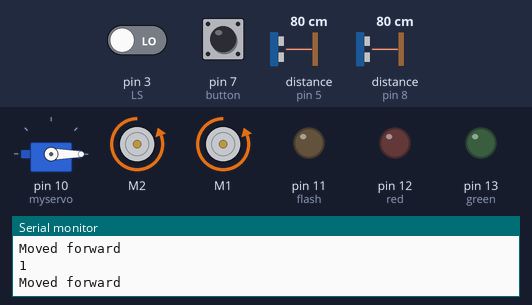
Bench run of a sketch on a simulated Arduino Uno, built with avr-gcc and run on an emulated ATmega328P. Shown: servo, 2 × DC motor (green arrow = forward, orange = backward, longer = faster), output pins drawn as LEDs (lit = HIGH), the last lines printed to the serial monitor. Wiring (inferred from the names in the program): ultrasonic range finder: trigger pin 6; echo pin 5. The test bench sets the inputs (shaded band); at power-on: distance to the obstacle (sensors on pin 5, pin 8) 80 cm, pin 3 (LS) LOW, pin 7 (button) HIGH. The echo pulse lasts 58.3 µs per cm; pins used as bus, display or sensor lines are not drawn.

Above: at 4.8 s.
4.9 s: distance to the obstacle (sensor on pin 5) set to 7 cm
6.4 s: distance to the obstacle (sensor on pin 5) set to 4 cm
At 7.0 s:
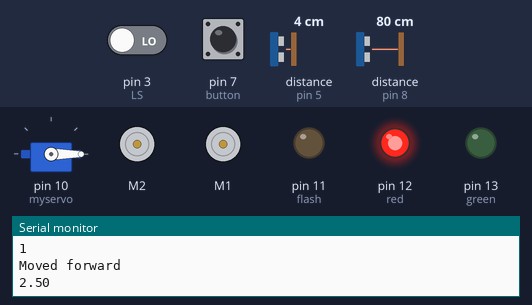
At 14.7 s:
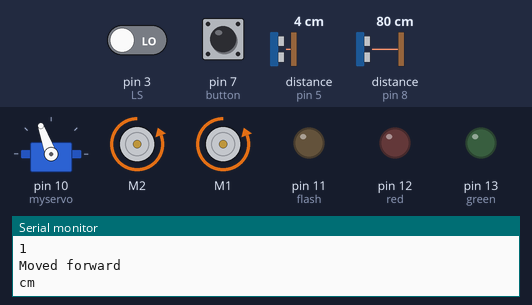
Timing chart, 0 to 46.8 s (numbered marks = the images above; inputs shaded):
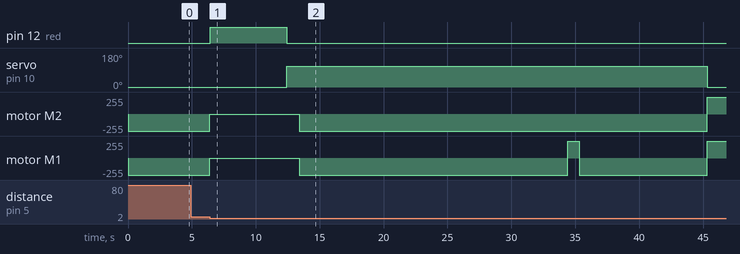

The sketch:

hardcode_return.ino
```cpp
#include <Servo.h>;
#include <Adafruit_MotorShield.h>

// Define all pins
#define HS A0      // hall sensor
#define LS 3      // left sensor
#define RS 1      // right sensor
#define echoPin 5
#define trigPin 6
#define echoPin2 8
#define trigPin2 9
#define button 7
// LED lights
int red = 12;
int green = 13;
int flash = 11;

int trigger = 0;
bool start = 0;

int button_counter = 0;

// Connect motors to according ports
Adafruit_MotorShield AFMS = Adafruit_MotorShield();
Adafruit_DCMotor *myMotor_right = AFMS.getMotor(2);
Adafruit_DCMotor *myMotor_left = AFMS.getMotor(1); // warning this motor is reversed

// Define variables
int threshold = 100;
int change_counter_RRS = 0;
int color_RRS = 1;
int motor_speed = 255;   // Set the speed to start, from 0 (off) to 255 (max speed)
double duration_to_distance = 0.034 / 2;
int distance_threshold = 5;
int illuminate_time = 6000;
double hall_threshold = 0.83;

int block_hold_time;

bool hold_block = false;
bool magnetic = false;
int tunnel_distance = 100;
bool nudge = true;

// below for ultrasonic sensor
long duration; // variable for the duration of sound wave travel
int distance; // variable for the distance measurement
long duration2; // variable for the duration of sound wave travel (ultrasonic on the side)
int distance2; // variable for the distance measurement (ultrasonic on the side)

Servo myservo;


void setup() {
  // Define the ports used as inputs
  pinMode(LS, INPUT);
  pinMode(RS, INPUT);
  pinMode(trigPin, OUTPUT); // Sets the trigPin as an OUTPUT
  pinMode(echoPin, INPUT); // Sets the echoPin as an INPUT
  pinMode(trigPin2, OUTPUT); // Sets the trigPin as an OUTPUT
  pinMode(echoPin2, INPUT); // Sets the echoPin as an INPUT
  pinMode(red, OUTPUT);
  pinMode(green, OUTPUT);
  pinMode(flash, OUTPUT);
  myservo.attach(10);
  pinMode(button, INPUT);


  Serial.begin(9600);           // set up Serial library at 9600 bps
  Serial.println("Adafruit Motorshield v2 - DC Motor");

  if (!AFMS.begin()) {         // create with the default frequency 1.6KHz
  // if (!AFMS.begin(1000)) {  // OR with a different frequency, say 1KHz
    Serial.println("Could not find Motor Shield. Check wiring.");
    while (1);
  }
  Serial.println("Motor Shield found.");

  // Set the speed to start, from 0 (off) to 255 (max speed)
  myMotor_right->setSpeed(motor_speed);
  myMotor_left->setSpeed(motor_speed);
  // turn on motor but don't move
  wait();
  myservo.write(-180);
}

void loop() {
  // Put your main code here, to run repeatedly:
  trigger = digitalRead(button);
  Serial.println(trigger);
  if (trigger == 0 && (button_counter == 0)){
    start = false;
  }

  else{
    start = true;
    button_counter ++;
  }

  if (start == true){
    // digitalWrite(flash, HIGH);

    if (button_counter == 1){
      forward();
      delay(4000);
      Serial.println("Done with initial movement");
    }
  // Move forward
    if(digitalRead(LS) && digitalRead(RS)) {
      forward();
      Serial.println("Moved forward");
      Serial.println(digitalRead(LS));
      Serial.println(digitalRead(RS));

      // For initial movement: use counter to determine when to turn right
      // if ((digitalRead(RRS)) != color_RRS) {
      //   color_RRS = digitalRead(RRS);
      //   change_counter_RRS ++;
      //   Serial.println("Colour change");
      //   Serial.println(change_counter_RRS);
      //   // Turn right at second intersection
      //   if (change_counter_RRS == 3) {
      //     // Turn right using both wheels until right sensor reaches white line
      //     Serial.println("3 Colour Changes Detected");
      //     forward();
      //     delay(1000);
      //     while (digitalRead(LS)) {
      //       Serial.println("Turn right");
      //       right();

      //     }
      //   }
      // }
    }


  // Turn right
    else if ((digitalRead(LS)) && !(digitalRead(RS)) && (change_counter_RRS > 0)) {
      right();
      Serial.println("Turned right");
    }

  // Turn left
    else if (!(digitalRead(LS)) && (digitalRead(RS))) {
      left();
      Serial.println("Turned left");
    }

    else if (!(digitalRead(LS)) && !(digitalRead(RS))) {
      forward();
      Serial.println("Moved forward");
    }


    // the chunk below is for ultrasonic sensor
    // Clears the trigPin condition
    digitalWrite(trigPin, LOW);
    delayMicroseconds(2);
    // Sets the trigPin HIGH (ACTIVE) for 10 microseconds
    digitalWrite(trigPin, HIGH);
    delayMicroseconds(10);
    digitalWrite(trigPin, LOW);
    // Reads the echoPin, returns the sound wave travel time in microseconds
    duration = pulseIn(echoPin, HIGH);
    // Calculating the distance in centimeter
    distance = duration * duration_to_distance; // Speed of sound wave divided by 2 (go and back)


    // Idea: read this value only once (inside loop when distance close enough)
    // read the value from hall effect sensor:


    if ((distance < distance_threshold) && !(hold_block)) {


      // add a grip function
      digitalWrite(flash, LOW);
      wait();
      int hall_sensor = analogRead(HS);
      // Convert the analog reading (which goes from 0 - 1023) to a voltage (0 - 5V):
      float voltage = hall_sensor * (5.0 / 1023.0);
      Serial.println(voltage);

      if ((hall_sensor) > hall_threshold){
        magnetic = true;
        digitalWrite(red, HIGH);
        delay(illuminate_time);
        digitalWrite(red, LOW);

      }

      else {
        magnetic = false;
        digitalWrite(green, HIGH);
        delay(illuminate_time);
        digitalWrite(green, LOW);
      }


      myservo.write(110);
      delay(1000);

      hold_block = true;
      forward();
      delay(1000);
      block_hold_time = millis();
    }

    if (hold_block){
    digitalWrite(trigPin2, LOW);
    delayMicroseconds(2);
    // Sets the trigPin HIGH (ACTIVE) for 10 microseconds
    digitalWrite(trigPin2, HIGH);
    delayMicroseconds(10);
    digitalWrite(trigPin2, LOW);
    // Reads the echoPin, returns the sound wave travel time in microseconds
    duration2 = pulseIn(echoPin2, HIGH);
    // Calculating the distance in centimeter
    distance2 = duration2 * duration_to_distance; // Speed of sound wave divided by 2 (go and back)
    Serial.println("cm");
    tunnel_distance = distance2;
    }

    if ((tunnel_distance < 10) && nudge){
      left();
      delay(60);
      forward();
      nudge = false;
    }

    int current_time = millis();
    int distance_since_collect = current_time - block_hold_time;
    if ((distance_since_collect > 12000) && hold_block) {
      forward();
      delay(8000);
      Serial.println("Should be stuck to wall");
      left();
      delay(900);
      Serial.println("Turned left");
      forward();
      delay(10000);
      Serial.println("In red zone");
      myservo.write(-180);
      backward();
      delay(5000);
      wait();
      Serial.println("Arrived in white zone. Program will now stop");
      delay(1000000);
    }
  }


}

// ---------------------- FUNCTIONS DEFINITIONS ----------------------

void wait() {
  myMotor_right->run(RELEASE);
  myMotor_left->run(RELEASE); }

void forward () {
  myMotor_right->run(BACKWARD);
  myMotor_left->run(BACKWARD); }

void left() {
  myMotor_right->run(BACKWARD);
  myMotor_left->run(FORWARD); }

void right() {
  myMotor_right->run(FORWARD);
  myMotor_left->run(BACKWARD); }

void backward() {
  myMotor_right->run(FORWARD);
  myMotor_left->run(FORWARD);
}
```

Measured:
- the behaviour switches between 6 and 5 cm on distance to the obstacle (sensor on pin 5) (found by bisection; images 0 and 1)
- after the input at 6.4 s, pin 12 (red): LOW → HIGH at once, → LOW 6.0 s later; servo on pin 10 (myservo): 0° → 110° after 6.0 s, → 0° 32.9 s later
